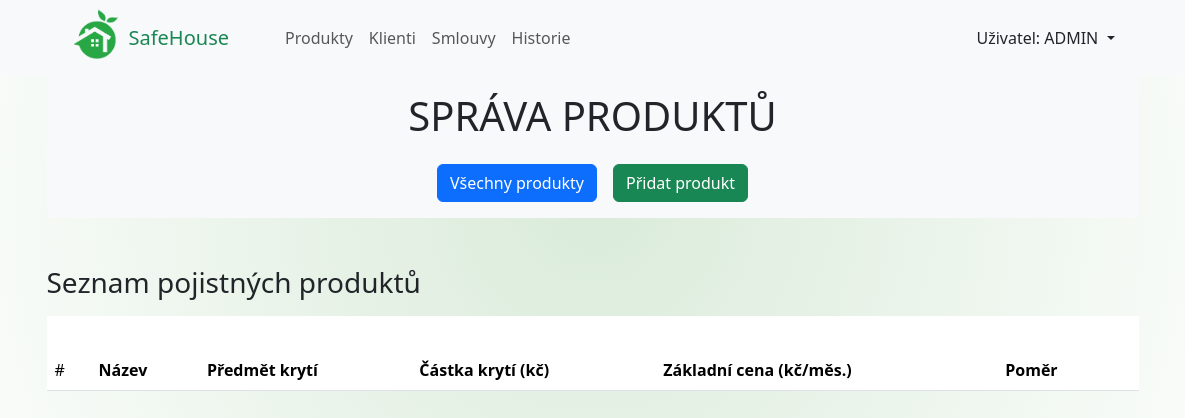
Page /produkty on the earlier database version.
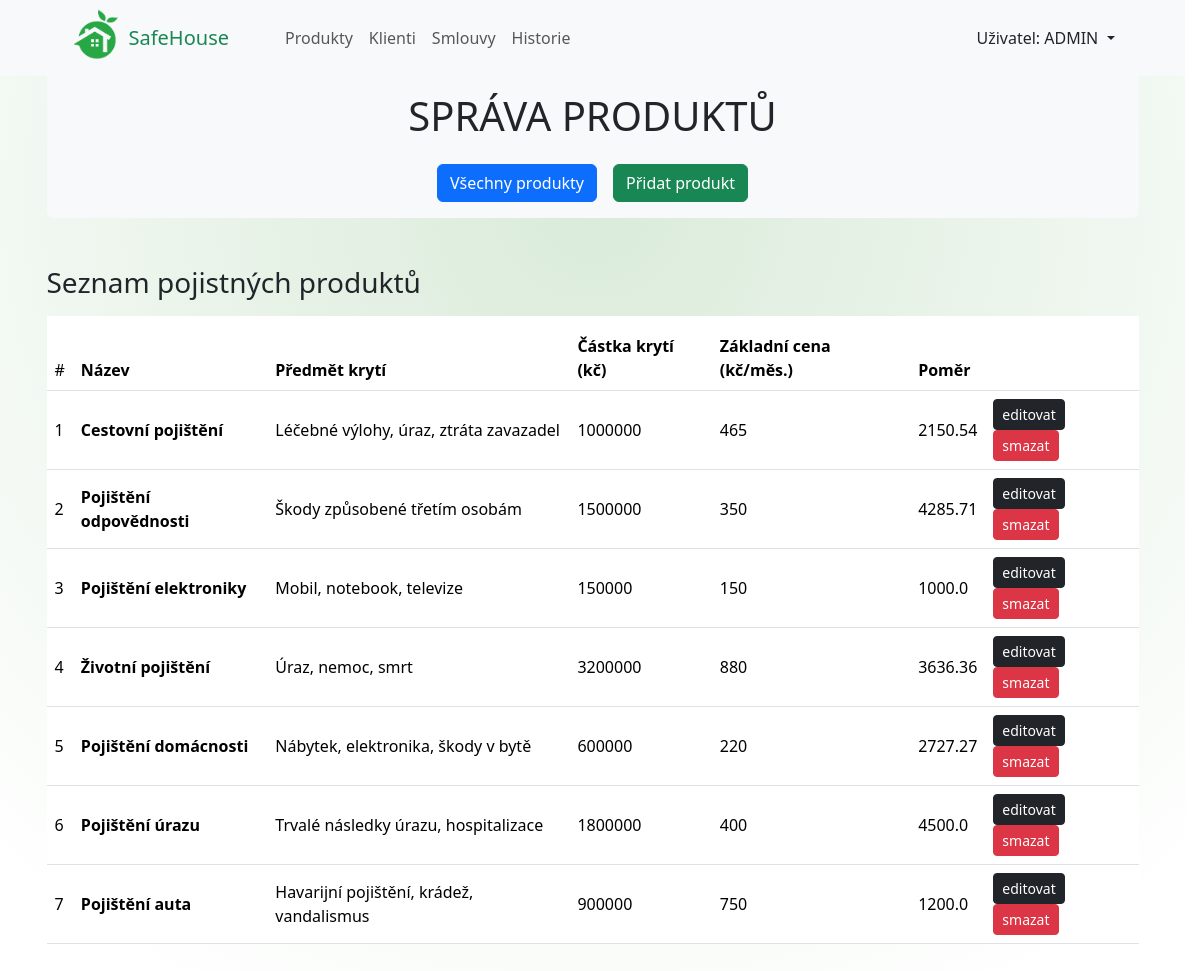
Same page on the later database version.
### safehouse_app/models.py (models this page shows, shortened)
class Produkty(models.Model):
    nazev = models.CharField(max_length=80, verbose_name="Název produktu")
    predmet_kryti = models.CharField(
        max_length=200, verbose_name="Předmět krytí")
    zakladni_castka = models.IntegerField(
        verbose_name="Základní částka krytí")
    zakladni_cena = models.IntegerField(verbose_name="Základní cena")
    pomer = models.FloatField("Poměr mezi částkou krytí a cenou pojištění")
    class Meta:
        verbose_name = "Produkt"
        verbose_name_plural = "Produkty"

### safehouse_app/views.py (the view)
# urls.py: path('produkty',
def produkty(request):
    produkty = Produkty.objects.all()
    return render(request, 'safehouse_app/produkty.html', {'produkty': produkty})

### safehouse_app/templates/safehouse_app/produkty.html (shortened to what this page needs)
{% extends "base.html" %}
{% load static %}
{% block styles %}
    <link rel="stylesheet" href={% static "safehouse_app/produkty.css" %}>
{% endblock styles %}
{% block content %}
    <div class="container-md">
        <div class="bg-light rounded-bottom mb-5">
            <h1 class="text-center pt-3 bg-light">SPRÁVA PRODUKTŮ</h1>
            <div class="py-3 d-flex gap-3 justify-content-center">
                <a class="btn btn-primary" href={% url "produkty" %}>Všechny produkty</a>
                <a class="btn btn-success" href={% url "produkt_pridat" %}>Přidat produkt</a>
            </div>
        </div>
        {% if pridat or editovat or vymazat %}
            {% block form %}
            {% endblock form %}
        {% else %}
        <h3 class="mb-3">Seznam pojistných produktů</h3>
        <table class="table table-hover" id="vsechny_produkty">
            <thead>
            <tr>
                <td scope="col">#</td>
                <th scope="col">Název</th>
                <th scope="col">Předmět krytí</th>
                <th scope="col">Částka krytí (kč)</th>
                <th scope="col">Základní cena (kč/měs.)</th>
                <th scope="col">Poměr</th>
                <th scope="col"></th>
            </tr>
            </thead>
            <tbody>
            {% for produkt in produkty %}
            <tr onclick="window.location.href='{% url "produkt_editovat" produkt.id %}';"
            style="cursor:pointer; vertical-align: middle;">
                <td scope="row">{{ produkt.id }}</td>
                <th>{{ produkt.nazev }}</th>
                <td>{{ produkt.predmet_kryti }}</td>
                <td>{{ produkt.zakladni_castka }}</td>
                <td>{{ produkt.zakladni_cena }}</td>
                <td>{{ produkt.pomer }}</td>
                <td>
                    <a class="btn btn-dark btn-sm" href={% url "produkt_editovat" produkt.id %}>editovat</a>
                    <a class="btn btn-danger btn-sm" href={% url "produkt_vymazat" produkt.id %}>smazat</a>
                </td>
            </tr>
            {% endfor %}
            </tbody>
        </table>
        {% endif %}
    </div>
{% endblock content %}

Differences in the rows shown:
added Produkty: id "1", nazev "Cestovní pojištění", predmet_kryti "Léčebné výlohy, úraz, ztráta zavazadel", zakladni_castka "1000000", zakladni_cena "465", pomer "2150.54"
added Produkty: id "2", nazev "Pojištění odpovědnosti", predmet_kryti "Škody způsobené třetím osobám", zakladni_castka "1500000", zakladni_cena "350", pomer "4285.71"
added Produkty: id "3", nazev "Pojištění elektroniky", predmet_kryti "Mobil, notebook, televize", zakladni_castka "150000", zakladni_cena "150", pomer "1000.0"
added Produkty: id "4", nazev "Životní pojištění", predmet_kryti "Úraz, nemoc, smrt", zakladni_castka "3200000", zakladni_cena "880", pomer "3636.36"
added Produkty: id "5", nazev "Pojištění domácnosti", predmet_kryti "Nábytek, elektronika, škody v bytě", zakladni_castka "600000", zakladni_cena "220", pomer "2727.27"
added Produkty: id "6", nazev "Pojištění úrazu", predmet_kryti "Trvalé následky úrazu, hospitalizace", zakladni_castka "1800000", zakladni_cena "400", pomer "4500.0"
added Produkty: id "7", nazev "Pojištění auta", predmet_kryti "Havarijní pojištění, krádež, vandalismus", zakladni_castka "900000", zakladni_cena "750", pomer "1200.0"
